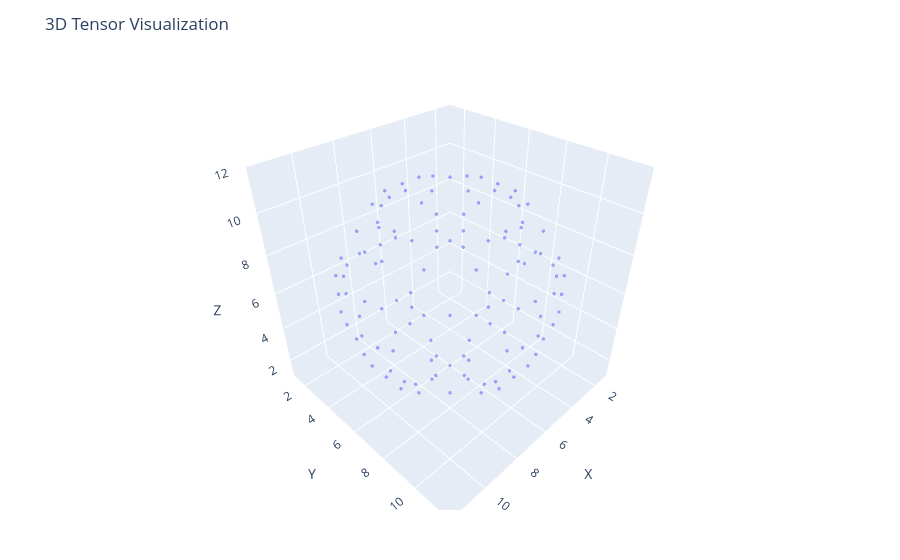

This figure's notebook cell:
### Markdown cell above
## Step 4: Visualization

It will help to see the tensor as a graphic we can visualize as 3D.  There are many visualization tools in Jupyter, but to pick just one we can use Plotly.  You may need to install PlotlyJS if you do not yet have it installed.  If so uncomment the top two lines.

`plotTensor` returns a 3D scatter plot that you can manipulate with a mouse, rotate, zoom, and export as `png` format.  **Caution** With large dense tensors Plotly may take a long time to load or may fail to rotate or even display content.  For sparse tensors you may need to work with ranges around 100 x 100 x 100, and for dense tensors reduce that to 50 x 50 x 50, though specific ranges depend on your hardware and installations.

`plotTensor` also supports an optional second parameter with a threshold to drop points of a tensor that are too small to be seen.  This can speed up displays but may suppress some points.

### Code cell
# Pkg.add( "PlotlyJS" )
# using PlotlyJS

plotTensor(sphere5)

### Figure 1 — Plotly figure (JSON) as saved in the notebook; plotly's stock layout.template omitted (floating-point values rounded to 4 significant figures)
{"data": [{"marker": {"opacity": 0.6, "size": 2}, "mode": "markers", "type": "scatter3d", "x": [6, 5, 6, 7, 6, 5, 6, 7, 4, 8, 3, 9, 3, 9, 3, 9, 4, 8, 5, 6, 7, 5, 6, 7, 2, 10, 2, 10, 2, 10, 5, 6, 7, 4, 8, 2, 10, 2, 10, 4, 8, 6, 3, 9, 2, 10, 1, 11, 2, 10, 3, 9, 6, 5, 6, 7, 3, 9, 2, 10, 1, 11, 1, 11, 1, 11, 2, 10, 3, 9, 5, 6, 7, 6, 3, 9, 2, 10, 1, 11, 2, 10, 3, 9, 6, 4, 8, 2, 10, 2, 10, 4, 8, 5, 6, 7, 2, 10, 2, 10, 2, 5, 6, 7, 5, 6, 7, 4, 8, 3, 9, 3, 9, 3, 9, 4, 8, 5, 6, 7, 6, 5, 7, 6], "y": [5, 6, 6, 6, 7, 3, 3, 3, 4, 4, 5, 5, 6, 6, 7, 7, 8, 8, 9, 9, 9, 2, 2, 2, 5, 5, 6, 6, 7, 7, 10, 10, 10, 2, 2, 4, 4, 8, 8, 10, 10, 1, 2, 2, 3, 3, 6, 6, 9, 9, 10, 10, 11, 1, 1, 1, 2, 2, 3, 3, 5, 5, 6, 6, 7, 7, 9, 9, 10, 10, 11, 11, 11, 1, 2, 2, 3, 3, 6, 6, 9, 9, 10, 10, 11, 2, 2, 4, 4, 8, 8, 10, 10, 2, 2, 2, 5, 5, 6, 6, 7, 10, 10, 10, 3, 3, 3, 4, 4, 5, 5, 6, 6, 7, 7, 8, 8, 9, 9, 9, 5, 6, 6, 7], "z": [1, 1, 1, 1, 1, 2, 2, 2, 2, 2, 2, 2, 2, 2, 2, 2, 2, 2, 2, 2, 2, 3, 3, 3, 3, 3, 3, 3, 3, 3, 3, 3, 3, 4, 4, 4, 4, 4, 4, 4, 4, 5, 5, 5, 5, 5, 5, 5, 5, 5, 5, 5, 5, 6, 6, 6, 6, 6, 6, 6, 6, 6, 6, 6, 6, 6, 6, 6, 6, 6, 6, 6, 6, 7, 7, 7, 7, 7, 7, 7, 7, 7, 7, 7, 7, 8, 8, 8, 8, 8, 8, 8, 8, 9, 9, 9, 9, 9, 9, 9, 9, 9, 9, 9, 10, 10, 10, 10, 10, 10, 10, 10, 10, 10, 10, 10, 10, 10, 10, 10, 11, 11, 11, 11]}], "layout": {"margin": {"b": 50, "l": 50, "r": 50, "t": 60}, "scene": {"aspectmode": "cube", "xaxis": {"range": [1, 12], "title": "X"}, "yaxis": {"range": [1, 12], "title": "Y"}, "zaxis": {"range": [1, 12], "title": "Z"}}, "title": "3D Tensor Visualization"}}
